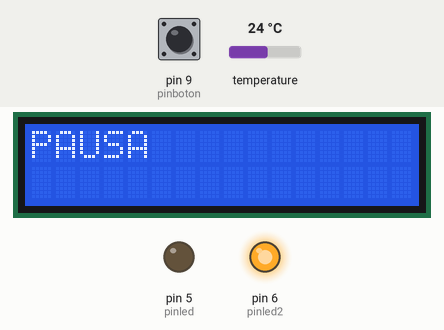
Recording of a sketch running on a simulated Arduino Mega 2560, built with avr-gcc and run on an emulated ATmega2560. On the bench: 16×2 character LCD, output pins drawn as LEDs (lit = HIGH). Inputs (shaded band) come from the test bench; at power-on: pin 9 (pinboton) LOW, temperature 24 °C. Storage starts empty.

Above: at 2.2 s.
2.3 s: pin 9 (pinboton) pulled HIGH for 0.15 s
At 4.07 s:
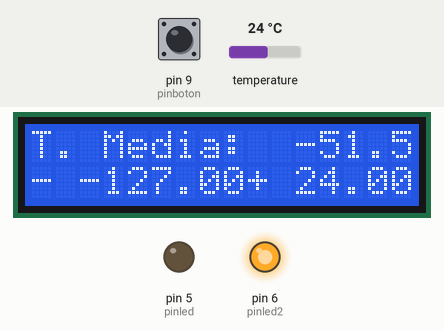
5.4 s: pin 9 (pinboton) pulled HIGH for 1 s
At 6.2 s:
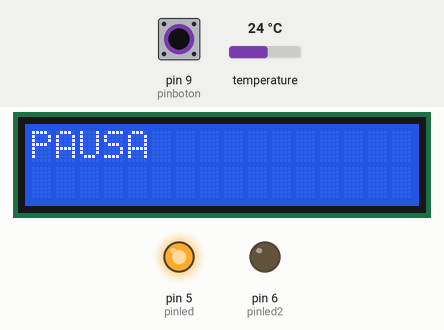
8.6 s: pin 9 (pinboton) pulled HIGH for 3.2 s
At 11.4 s:
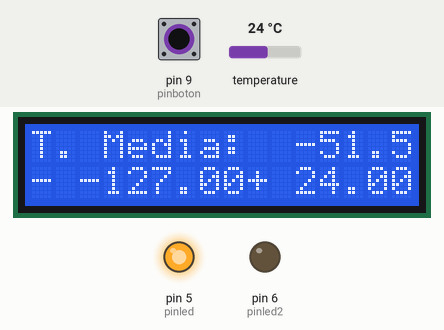
Timing chart, 0 to 13.7 s (numbered marks = the images above; inputs shaded):
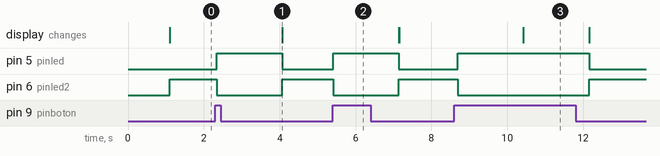

The sketch:

pruebalcd2.ino
```cpp
#include <OneWire.h>
#include <DallasTemperature.h>
#include <SD.h>
#include <LiquidCrystal.h>

LiquidCrystal lcd(22, 23, 24, 25, 26, 27);
String texto_fila = "Temperatura Media";

File myFile;
OneWire ourWire(2);                //Se establece el pin 2  como bus OneWire
DallasTemperature sensors(&ourWire); //Se declara una variable u objeto para nuestro sensor

int pinled = 5;            //led leer temperaturas
int pinled2 = 6;           //led pausa lectura
int pinboton = 9;          //pin interruptor inicio/parar tomas
int valorboton = 0;
long intervalo = 1000;     //intervalo 1 seg entre medidas
long millisanteriores = 0; //variable para intervalos

float tempmin=100;
float tempmax=0;
float val=0;
int i;
void setup()
{

pinMode(5, OUTPUT);       //
pinMode(6, OUTPUT);       //pines leds y botones
pinMode(9, INPUT);        //


delay(1000);              //evitar error en primera lectura
Serial.begin(9600);
sensors.begin();          //Se inicia el sensor
lcd.begin(16, 2);         //se inicia la antalla a 16x2

if (!SD.begin(4))         //pin 4 como pin de comunicacion(NO USAR)
{
 return;
}
}


void loop()
{
  int tam_texto=texto_fila.length();

  valorboton = digitalRead(pinboton);               //leemos el pulsador
if (valorboton == HIGH)                             //si el valor es alto
  {
    myFile = SD.open("datalog.txt", FILE_WRITE);    //abrimos  el archivo
    digitalWrite(pinled2, LOW);                     //apagamos led de pausa
    digitalWrite(pinled, HIGH);                     //encendemos led de lectura
    unsigned long millisactuales = millis();        //actualizamos el contador actual
    if(millisactuales - millisanteriores>intervalo) //diferencia del intervalo marcado
     {
      millisanteriores = millisactuales;
     if (myFile)
          {
            float media=0;
              myFile.print(" hora de medida ");

              myFile.print("; ");
           for(i=0;i<=1;i++)
            {
              sensors.requestTemperatures(); //Enviamos el comando para obtener la temperatura

              float val =  sensors.getTempCByIndex(i); // Almacenamos la temperatura en la variable val
              media=media+val;  //Vamos sumando para poder calcular la media de las temperaturas
              myFile.print(val);  //Mostramos por puerto serie el valor de la temperatura leida
              myFile.print(" ; ");

              if (val<tempmin)
              tempmin=val;
              if (val>tempmax)
              tempmax=val;

              delay(100);
            }
             media=media/i;  //Calculamos la media de las temperaturas
                           lcd.setCursor(0, 0);
              lcd.print("T. Media:");
              lcd.setCursor(0, 1);
              lcd.print("-");
              lcd.setCursor(2, 1);
              lcd.print(tempmin);
              lcd.setCursor(11, 0);
              lcd.print(media);
              lcd.setCursor(9, 1);
              lcd.print("+");
              lcd.setCursor(11, 1);
              lcd.print(tempmax);

            myFile.println(" ");
                      //quite delay 1500
            }
            myFile.close();                       //cerramos el archivo

          }
    }
 else                                             //si el valor es bajo
 {
  digitalWrite(pinled2, HIGH);                    //encendemos el led de pausa
  digitalWrite(pinled, LOW);                     //apagamos el led de lectura
  lcd.clear();
  lcd.setCursor(0, 0);
  lcd.print("PAUSA");
  delay(100);
 }
}
```

Measured:
- after the input at 2.3 s, pin 5 (pinled): LOW → HIGH at once, → LOW 1.7 s later; pin 6 (pinled2): HIGH → LOW at once, → HIGH 1.7 s later; the display: changes after 1.8 s (image 1)
- after the input at 5.4 s, pin 5 (pinled): LOW → HIGH at once, → LOW 1.7 s later; pin 6 (pinled2): HIGH → LOW at once, → HIGH 1.7 s later
- after the input at 8.6 s, pin 5 (pinled): LOW → HIGH after 0.09 s, → LOW 3.5 s later; pin 6 (pinled2): HIGH → LOW after 0.09 s, → HIGH 3.5 s later; the display: changes after 1.8 s (image 3)
